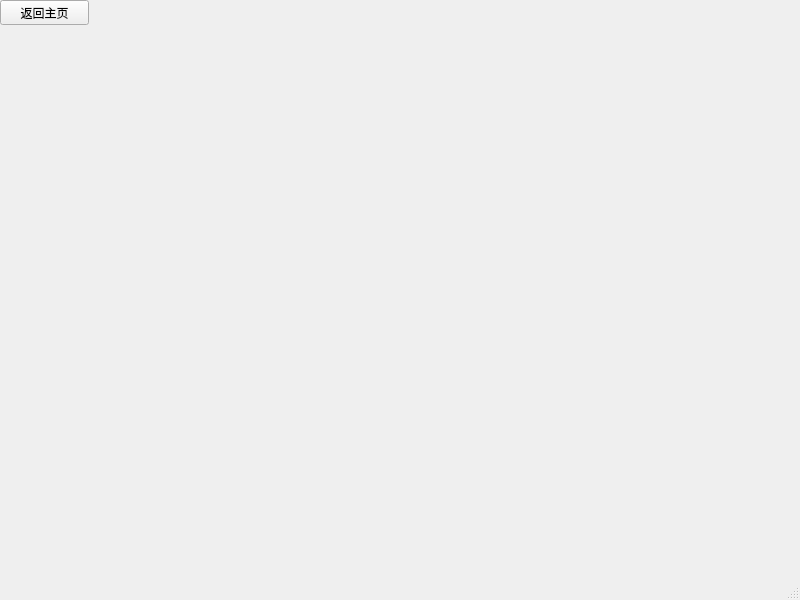
<?xml version="1.0" encoding="UTF-8"?>
<ui version="4.0">
 <class>FaceDetWindow</class>
 <widget class="QMainWindow" name="FaceDetWindow">
  <property name="geometry">
   <rect>
    <x>0</x>
    <y>0</y>
    <width>800</width>
    <height>600</height>
   </rect>
  </property>
  <property name="windowTitle">
   <string>人脸识别</string>
  </property>
  <widget class="QWidget" name="centralwidget">
   <widget class="QPushButton" name="returnMain">
    <property name="geometry">
     <rect>
      <x>0</x>
      <y>0</y>
      <width>89</width>
      <height>25</height>
     </rect>
    </property>
    <property name="text">
     <string>返回主页</string>
    </property>
   </widget>
  </widget>
  <widget class="QMenuBar" name="menubar">
   <property name="geometry">
    <rect>
     <x>0</x>
     <y>0</y>
     <width>800</width>
     <height>28</height>
    </rect>
   </property>
  </widget>
  <widget class="QStatusBar" name="statusbar"/>
 </widget>
 <resources/>
 <connections/>
</ui>
